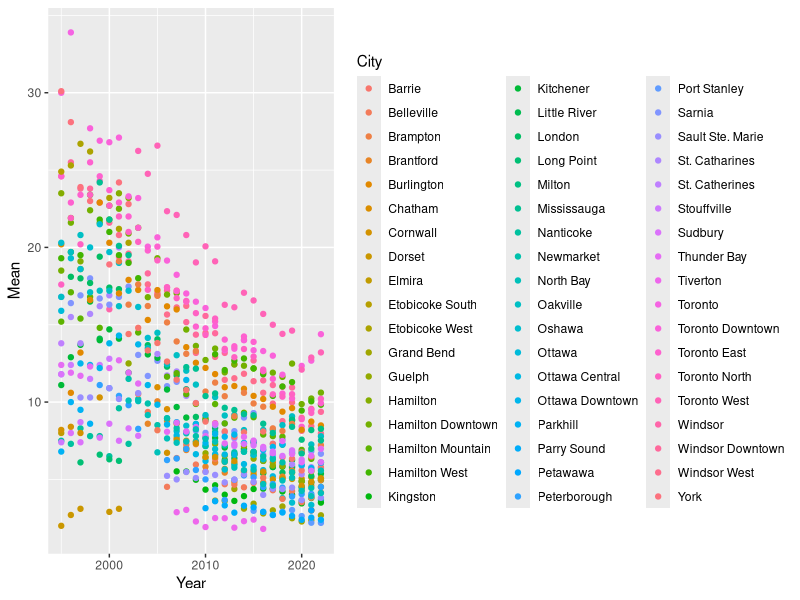
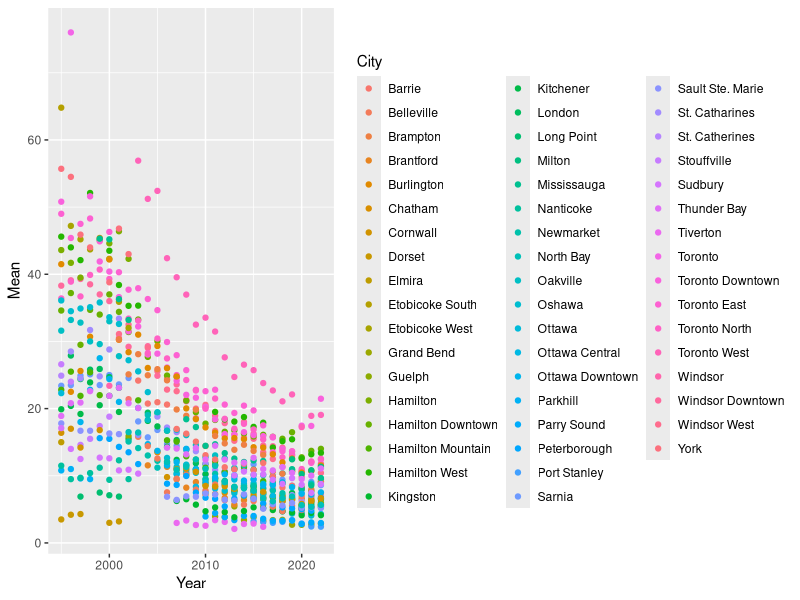
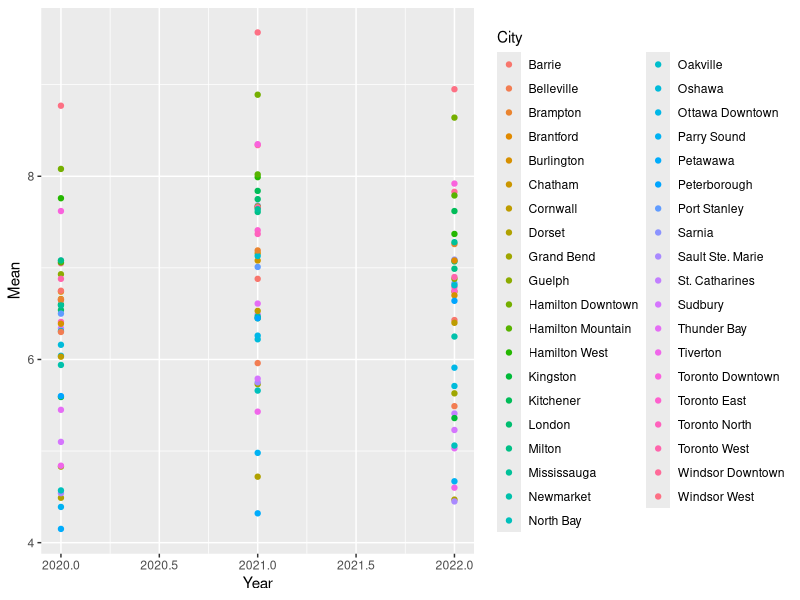
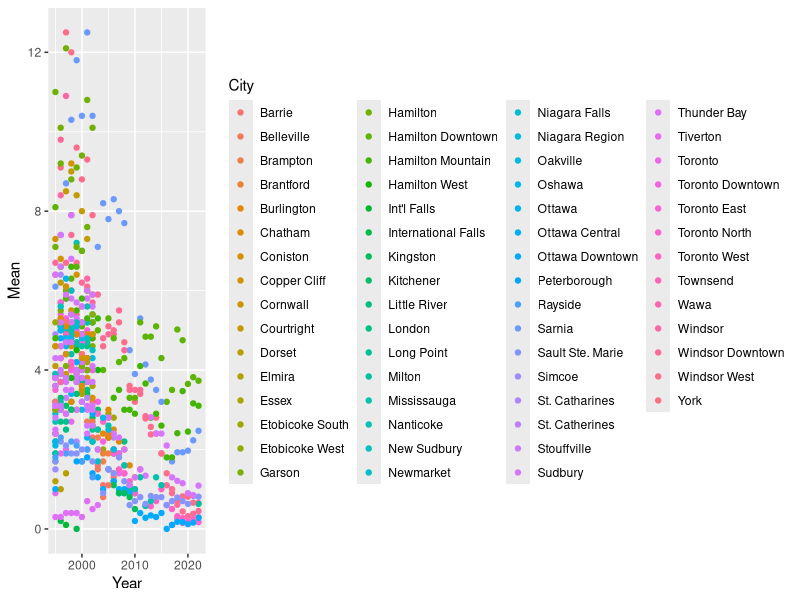
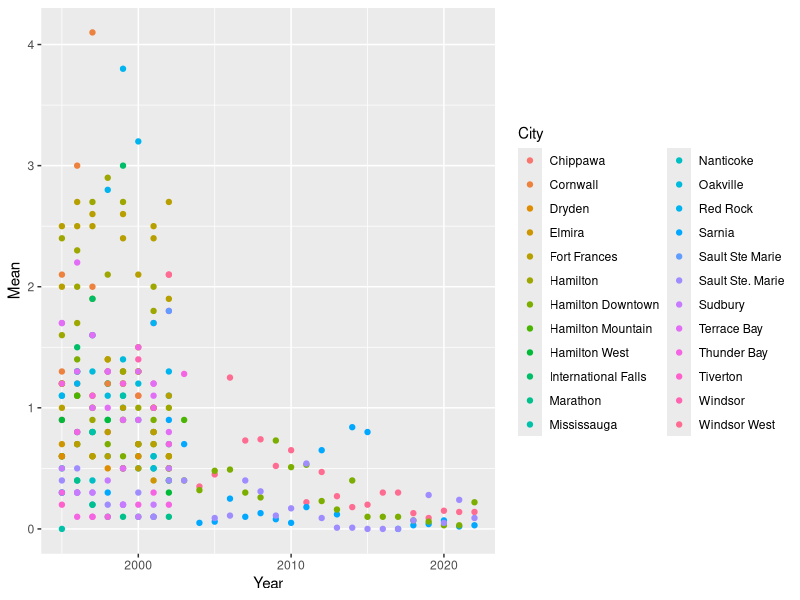

Source code (R) for these figures, in order:
## ---- chunk 1
knitr::opts_chunk$set(echo = TRUE)
## ---- chunk 2
library(tidyverse)
library(readxl)
library(lubridate)
library(ggplot2)
library(lubridate)
## ---- chunk 3
CO <- read_excel("./data/CO.xlsx", skip = 4)
NO2 <- read_excel("./data/NO2.xlsx", skip = 4)
NOX <- read_excel("./data/NOX.xlsx", skip = 3)
O3 <- read_excel("./data/O3.xlsx", skip = 3)
PM25 <- read_excel("./data/PM25.xlsx", skip = 5)
SO2 <- read_excel("./data/SO2.xlsx", , skip = 7)
TRS <- read_excel("./data/TRS.xlsx", skip = 3)
## ---- chunk 4
CO = CO %>% mutate(Mean = as.numeric(Mean)) 
NO2 = NO2 %>% mutate(Mean = as.numeric(Mean)) 
NOX = NOX %>% mutate(Mean = as.numeric(Mean))
O3 = O3 %>% mutate(Mean = as.numeric(Mean))
PM25 = PM25 %>% mutate(Mean = as.numeric(Mean)) %>% mutate(Year = as.integer(Year))
SO2 = SO2 %>% mutate(Mean = as.numeric(Mean))
TRS = TRS %>% mutate(Mean = as.numeric(Mean))
## ---- chunk 5
glimpse(CO)
glimpse(NO2)
glimpse(NOX)
glimpse(PM25)
glimpse(SO2)
glimpse(TRS)
## ---- chunk 6
CO = na.omit(CO)
NO2 = na.omit(NO2)
NOX = na.omit(NOX)
PM25 = na.omit(PM25)
SO2 = na.omit(SO2)
TRS = na.omit(TRS)
## ---- chunk 7
x = left_join(CO, NO2, by = join_by("Year", "City"), suffix = c(".CO", ".NO2"))
#x = left_join(x, NOX, by = year)
#x = left_join(x, PM25)
#x = left_join(x, SO2)


## ---- chunk 8
ggplot(NO2, aes(x = Year, y = Mean, col = City)) + geom_point() 
ggplot(NOX, aes(x = Year, y = Mean, col = City)) + geom_point() 
ggplot(PM25, aes(x = Year, y = Mean, col = City)) + geom_point() 
ggplot(SO2, aes(x = Year, y = Mean, col = City)) + geom_point() 
ggplot(TRS, aes(x = Year, y = Mean, col = City)) + geom_point() 
